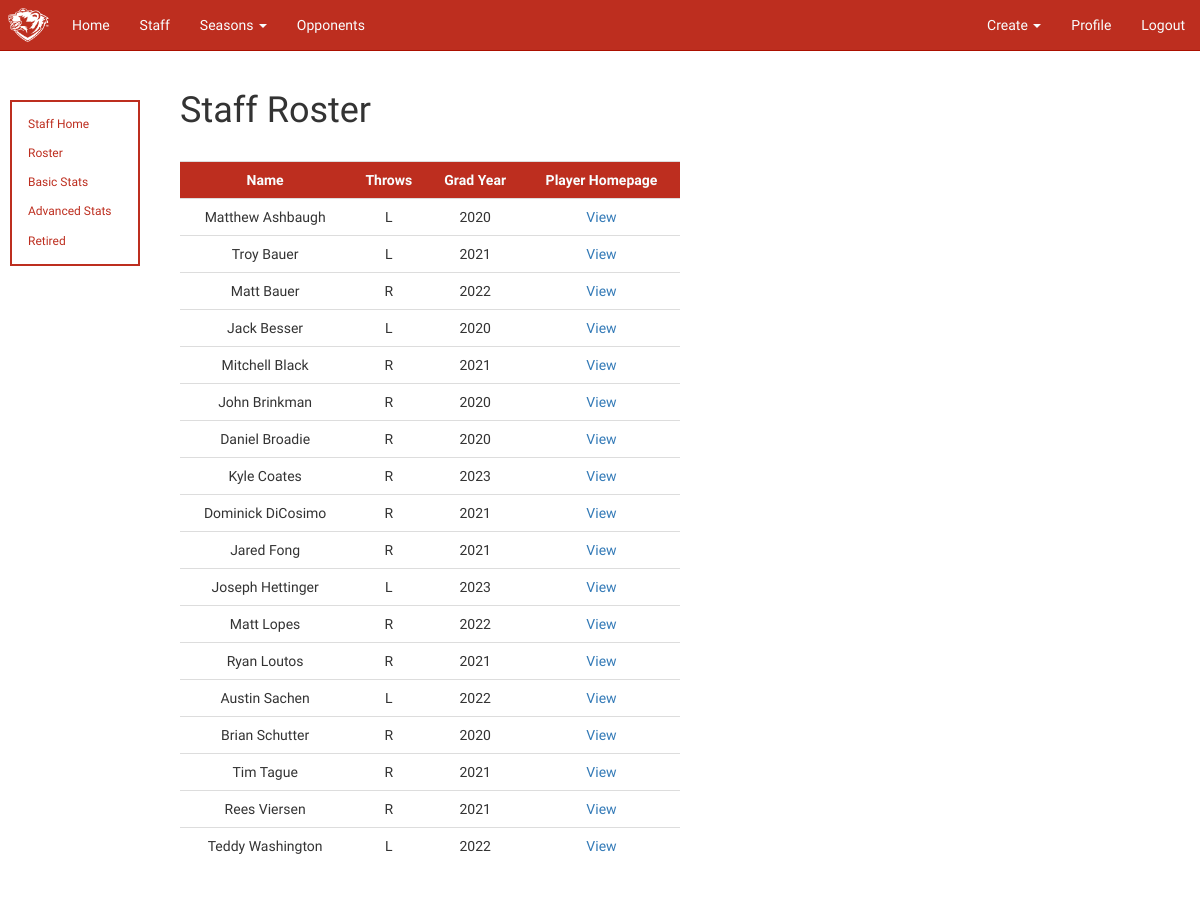
/staff/roster (signed in), run on the app's committed database.
### app/models.py (models this page shows, shortened)
class User(UserMixin, db.Model):
    id = db.Column(db.Integer, primary_key=True)
    admin = db.Column(db.Boolean, index=True)
    retired = db.Column(db.Boolean, index=True)
    username = db.Column(db.String(64), index=True, unique=True)
    email = db.Column(db.String(120), index=True, unique=True)
    password_hash = db.Column(db.String(128))
    firstname = db.Column(db.String(64))
    lastname = db.Column(db.String(64))
    grad_year = db.Column(db.String(8), index=True)
    throws = db.Column(db.String(8), index=True)
    outings = db.relationship('Outing', backref='pitcher', lazy='dynamic')
    def __repr__(self):
        return f'{self.firstname} {self.lastname}'

### app/views/staff.py (the view)
@staff.route('/staff/roster', methods=['GET', 'POST'])
@login_required
def staff_roster():
    pitchers = User.query.filter(User.grad_year != 'Coach/Manager').filter(User.retired == 0).order_by(User.lastname).all()
    return render_template('staff/staff_roster.html',
                           title='Staff',
                           pitchers=pitchers)

### app/models.py (called while the page is built)
@login.user_loader
def load_user(id):
    return User.query.get(int(id))

    def __repr__(self):
        return f'{self.semester} {self.year}'

### app/routes.py (called while the page is built)
@app.context_processor
def template_variables():
    return dict(
        current_season=getCurrentSeason(),
        old_seasons=getOldSeasons())

@app.context_processor
def utility_functions():
    def truncate(n, decimals=2):
        """Truncates the passed value to decimal places.

        Arguments :
            n {number} -- Number to be truncated

        Keyword Arguments :
            decimals {int} -- Number of decimal places to truncate to(default : {2})

        Returns :
            [int]-- truncated verison of passed value
        """
        multiplier = 10 ** decimals
        return int(n * multiplier) / multiplier
    return dict(
        truncate=truncate
    )

def getCurrentSeason():
    current_season = Season.query.filter_by(current_season=True).first()
    return current_season

def getOldSeasons():
    old_seasons = Season.query.filter_by(current_season=False).order_by(Season.year).all()
    return old_seasons

### app/templates/staff/staff_roster.html (shortened to what this page needs)
{% extends "base.html" %}
{% block styles %}
    {{ super() }}
    <link rel="stylesheet" type="text/css" href="{{ url_for('static', filename='css/sidenav.css') }}">
{% endblock %}
{% block app_content %}
    {% include "staff/staff_sidenav.html" %}
    <div class="main">
        <h1>Staff Roster</h1> <br>
        <table id="staff-roster" class="table sortable_table">
            <tr class="table-headers">
                <th onclick="sortTable(0, 0)">Name</th>
                <th onclick="sortTable(1, 0)">Throws</th>
                <th onclick="sortTable(2, 0)">Grad Year</th>
                <th>Player Homepage</th>
            </tr>
            {% for p in pitchers %}
                <tr>
                    <td>{{ p }}</td>
                    <td>{{ p.throws }}</td>
                    <td>{{ p.grad_year }}</td>
                    <td><a href="{{ url_for('pitcher.pitcher_home', id=p.id) }}">View</a></td>
                </tr>
            {% endfor %}
        </table>
    </div>
{% endblock %}

### app/templates/base.html (shortened to what this page needs)
{% extends 'bootstrap/base.html' %}
{% block styles %}
    {{ super() }}
    <link rel="stylesheet" type="text/css" href="{{ url_for('static', filename='css/base.css') }}">
{% endblock %}
{% block navbar %}
<nav class="navbar navbar-default navbar-fixed-top">
    <div class="container-fluid">
      <div class="navbar-header">
        <a class='navbar-brand' href="{{ url_for('main.index') }}">
            <img alt='Brand' src="{{ url_for('static', filename='images/Bear_Head.png') }}">
        </a>
      </div>
      <div class="collapse navbar-collapse" id="bs-example-navbar-collapse-1">
        <ul class="nav navbar-nav">
          <li><a href="{{ url_for('main.index') }}">Home</a></li>
          <li><a href="{{ url_for('staff.staff_home') }}">Staff</a></li>
          <li class="dropdown">
            <a href="#" class="dropdown-toggle" data-toggle="dropdown" role="button" aria-haspopup="true" aria-expanded="false">Seasons <span class="caret"></span></a>
          </li>
          <li><a href="{{ url_for('opponent.all_opponents') }}">Opponents</a></li>
        </ul>
        <ul class="nav navbar-nav navbar-right">
          {% if current_user.is_anonymous %}
          <li><a href="{{ url_for('main.login') }}">Sign In</a></li>
          {% else %}
          {% if current_user.admin %}
          <li class="dropdown">
            <a href="#" class="dropdown-toggle" data-toggle="dropdown" role="button" aria-haspopup="true" aria-expanded="false">Create <span class="caret"></span></a>
          </li>
          {% endif %}
          <li><a href="{{ url_for('main.user', id=current_user.id) }}">Profile</a></li>
          <li><a href="{{ url_for('main.logout') }}">Logout</a></li>
          {% endif %}
        </ul>
      </div>
    </div>
  </nav>
{% endblock %}
{% block content %}
    <div class="container">
        {% block app_content %}{% endblock %}
    </div><br><br><br><br><br><br><br><br>
{% endblock %}

### app/templates/staff/staff_sidenav.html
<div class="sidenav">
    <a href="{{ url_for('staff.staff_home') }}">Staff Home</a>
    <a href="{{ url_for('staff.staff_roster') }}">Roster</a>
    <a href="{{ url_for('staff.staff_basic_stats') }}">Basic Stats</a>
    <a href="{{ url_for('staff.staff_advanced_stats') }}">Advanced Stats</a>
    <a href="{{ url_for('staff.staff_retired') }}">Retired</a>
</div>

### app/static/css/base.css (style rules this page uses)
.navbar-default { background-color: #bd2e1f; border-color: #ab1000; font-family: 'Exo', sans-serif; font-weight: 500; position: sticky; }
.navbar-default .navbar-brand { color: #f9feff; padding: 8px; }
.navbar-default .navbar-nav > li > a { color: #f9feff; }
.navbar-default .navbar-collapse, .navbar-default .navbar-form { border-color: #f9feff; }
.navbar-brand img { max-height: 100%; width: auto; }
.container { background-color: white; }
th, td { text-align: center; }
.table-headers { background-color: #bd2e1f; color: #f9feff; }
.main { font-family: 'Exo', sans-serif; font-weight: 500; }

### app/static/css/sidenav.css (style rules this page uses)
.sidenav { width: 130px; position: fixed; z-index: 1; top: 100px; left: 10px; background: white; overflow-x: hidden; padding: 8px 0; font-family: 'Exo', sans-serif; font-weight: 500; border: 2px solid #bd2e1f; }
.sidenav a { padding: 6px 8px 6px 16px; text-decoration: none; font-size: 12px; color: #bd2e1f; display: block; }
.main { margin-left: 140px; padding: 0px 10px; font-family: 'Exo', sans-serif; font-weight: 500; }

### app/templates/staff/staff_roster.html (style rules this page uses)
#staff-roster { width: 500px; }

### data on the page
User: firstname+lastname "Matthew Ashbaugh", throws "L", grad_year "2020"
User: firstname+lastname "Troy Bauer", throws "L", grad_year "2021"
User: firstname+lastname "Matt Bauer", throws "R", grad_year "2022"
User: firstname+lastname "Jack Besser", throws "L", grad_year "2020"
User: firstname+lastname "Mitchell Black", throws "R", grad_year "2021"
User: firstname+lastname "John Brinkman", throws "R", grad_year "2020"
User: firstname+lastname "Daniel Broadie", throws "R", grad_year "2020"
User: firstname+lastname "Kyle Coates", throws "R", grad_year "2023"
User: firstname+lastname "Dominick DiCosimo", throws "R", grad_year "2021"
User: firstname+lastname "Jared Fong", throws "R", grad_year "2021"
User: firstname+lastname "Joseph Hettinger", throws "L", grad_year "2023"
User: firstname+lastname "Matt Lopes", throws "R", grad_year "2022"
User: firstname+lastname "Ryan Loutos", throws "R", grad_year "2021"
User: firstname+lastname "Austin Sachen", throws "L", grad_year "2022"
User: firstname+lastname "Brian Schutter", throws "R", grad_year "2020"
User: firstname+lastname "Tim Tague", throws "R", grad_year "2021"
User: firstname+lastname "Rees Viersen", throws "R", grad_year "2021"
User: firstname+lastname "Teddy Washington", throws "L", grad_year "2022"
